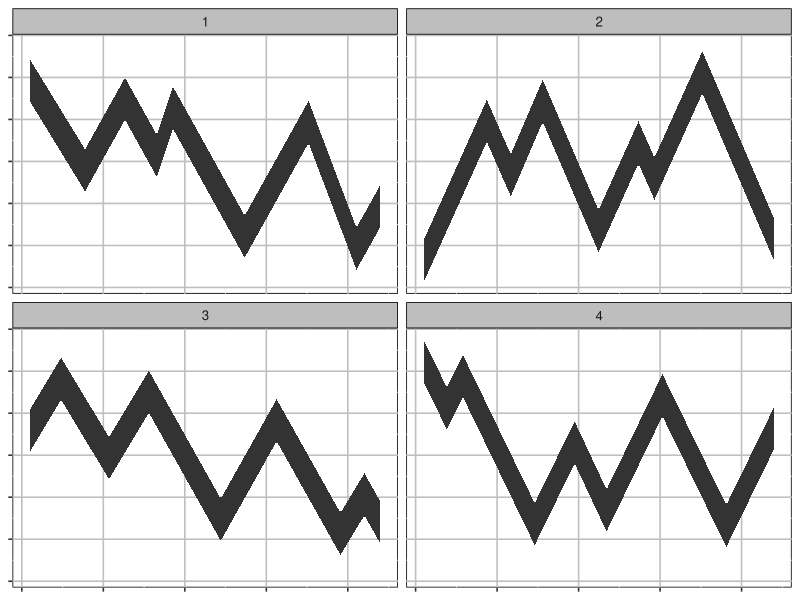
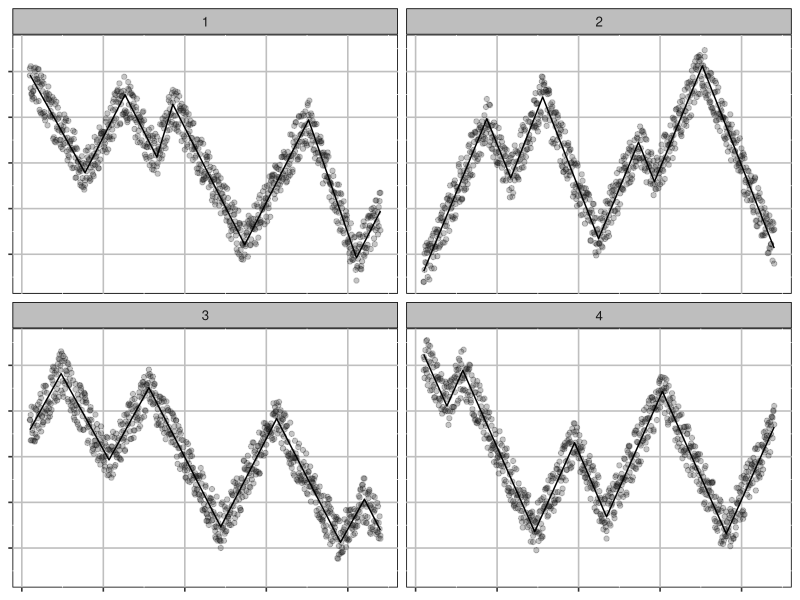

Reproduce these figures in R, in order.
# Code to generate 2x2 grid of pictures, 3 or 4 of which have similar or identical slopes.
require(ggplot2)
require(plyr)
require(reshape2)

# Input number of line segments and a vector of nonnegative slope magnitudes. 
# Output a dataset of x, y, slope, and segment number
getDataSet <- function(nsegment=4, slope=c(1))
{
  segmentLength=2:(nsegment+1)
  initialSlope <- rbind(rep(c(-1, 1), times=ceiling(nsegment/2))[1:nsegment], 
                        rep(c(1, -1), times=ceiling(nsegment/2))[1:nsegment])
  x <- seq(1, sum(segmentLength), length=10*sum(segmentLength))
  slope <- rep(slope, times=10*ceiling(nsegment/length(slope)))
  genY <- data.frame(slope = sample(slope, nsegment, replace=FALSE)*initialSlope[sample(c(1, 2), 1), ], 
                     times = sample(segmentLength, nsegment, replace=FALSE))
  slope <- unlist(sapply(1:nsegment, function(i) rep(genY$slope[i], times=10*genY$times[i])))
  segment <- unlist(sapply(1:nsegment, function(i) rep(i, times=10*genY$times[i])))
  data <- data.frame(x=x, y=cumsum(slope)/10, slope=slope, segmentLength=segment)
  data$ynorm <- (data$y-mean(data$y))/sd(data$y)
  data
}


theme_stimuli <- function(base_size = 12, base_family = ""){
                   theme_grey(base_size = base_size, base_family = base_family) +
                   theme(legend.background = element_blank(), 
                         legend.key = element_blank(), 
                         panel.background = element_rect(fill="white",color="black"), 
                         panel.border = element_blank(), 
                         axis.title = element_blank(),
                         strip.background = element_rect(fill="grey",color="black"), 
                         plot.background = element_blank(),
                         panel.grid.major = element_line(color="grey75"),
                         axis.text=element_blank())
                  }

get4 <- function(order){
  ans <- which(order==1)
  a <- .75*(order==1) + .95*(order!=1)
  b <- 2*(order==1) + 1.05*(order!=1)
  nslopes <- 4
  nseg <- 8
  do.call("rbind", lapply(1:length(order), function(i) data.frame(
    getDataSet(nseg, slope=runif(nslopes, min=a[i], max=b[i])),
    set=i, correct=ans)))
}

data <- get4(sample(1:4, 4))

data.points <- ddply(data, .(set, x, segmentLength, correct, slope), summarise, ynorm=runif(2, ynorm-.5, ynorm+.5))

# Ribbon plot
qplot(data=data, x=x, ymin=ynorm-.5, ymax=ynorm+.5, geom="ribbon") + facet_wrap(~set) + theme_stimuli()

# Points
qplot(data=data.points, x=x, y=ynorm, geom="point", alpha=I(.25), colour=I("grey10")) + 
  geom_line(data=data, aes(x=x, y=ynorm), color="black") +
  facet_wrap(~set) + theme_stimuli()

